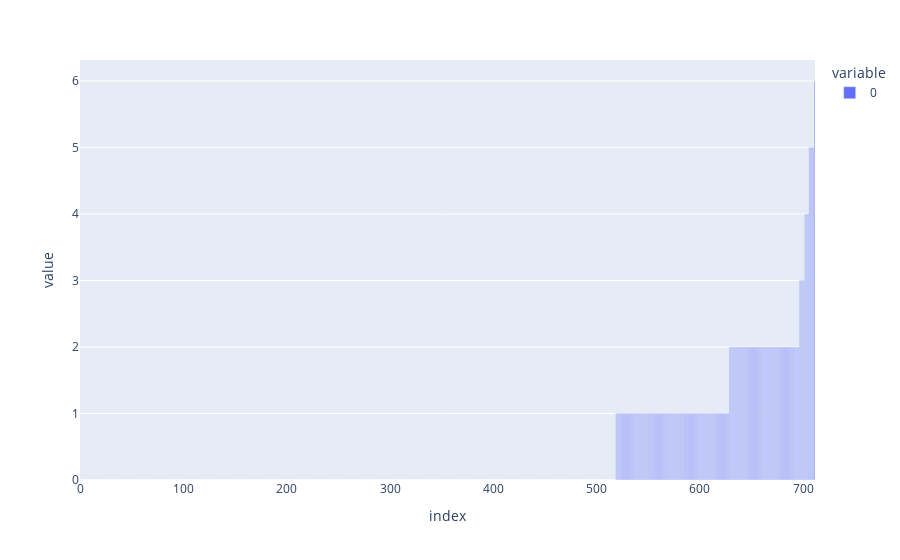

This figure's notebook cell:
### Code cell
parch = sorted(list(train['Parch']))
fig4 = px.bar(parch)
fig4.show()

### Figure 1 — Plotly figure (JSON) as saved in the notebook; plotly's stock layout.template omitted (floating-point values rounded to 4 significant figures; data arrays with more than 128 entries replaced by an {"elided": "..."} marker saying what was removed)
{"data": [{"alignmentgroup": "True", "hovertemplate": "variable=0<br>index=%{x}<br>value=%{y}<extra></extra>", "legendgroup": "0", "marker": {"color": "#636efa"}, "name": "0", "offsetgroup": "0", "orientation": "v", "showlegend": true, "textposition": "auto", "type": "bar", "x": {"elided": "712 int values"}, "xaxis": "x", "y": {"elided": "712 int values"}, "yaxis": "y"}], "layout": {"barmode": "relative", "legend": {"title": {"text": "variable"}, "tracegroupgap": 0}, "margin": {"t": 60}, "xaxis": {"anchor": "y", "domain": [0, 1], "title": {"text": "index"}}, "yaxis": {"anchor": "x", "domain": [0, 1], "title": {"text": "value"}}}}
